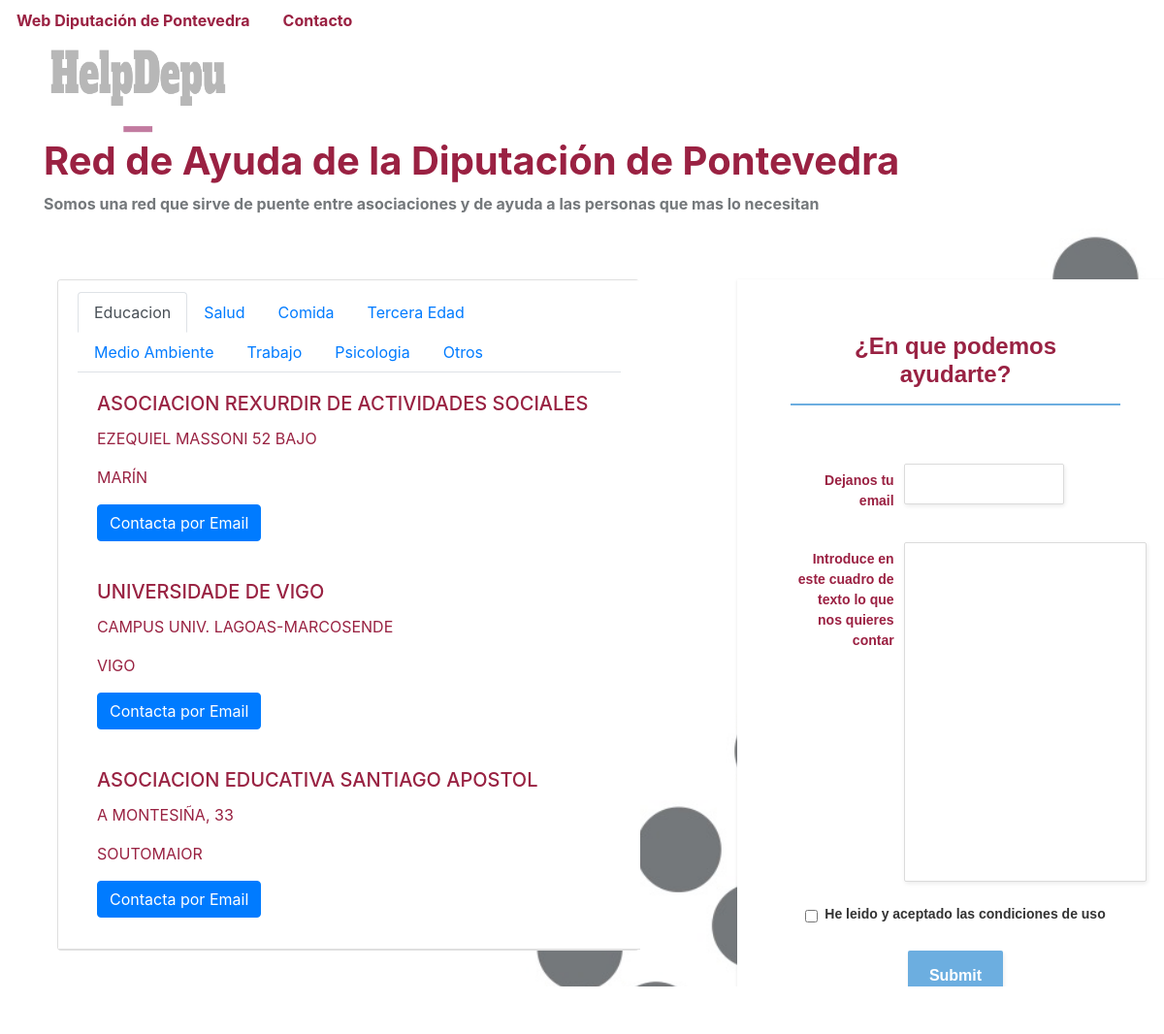
The page / on the database its author committed.
### HelpDepu/models.py (models this page shows)
class Association(models.Model):
    EntNome = models.TextField()
    EntDireccion = models.TextField()
    EntConcello = models.TextField()
    EntCp = models.TextField()
    EntProvincia = models.TextField()
    EntTelefono = models.TextField()
    EntEmail = models.TextField()
    EntCategoria = models.TextField()
    Descr = models.TextField()
    def __str__(self):
        return self.EntNome

### HelpDepu/views.py (the view)
# urls.py: path('', views.index, name='index'),
def index(request):
    latest_question_list = Association.objects.filter(EntCategoria='Educacion')[:5]
    latest_question_list_salud = Association.objects.filter(EntCategoria='Salud')[:5]
    latest_question_list_comida = Association.objects.filter(EntCategoria='Comida')[:5]
    latest_question_list_tercera = Association.objects.filter(EntCategoria='Tercera Edad')[:5]
    latest_question_list_psicology = Association.objects.filter(EntCategoria='Psicologia')[:5]
    latest_question_list_trabajo = Association.objects.filter(EntCategoria='Trabajo')[:5]
    latest_question_list_mambiente = Association.objects.filter(EntCategoria='Medio Ambiente')[:5]
    latest_question_list_otros = Association.objects.filter(EntCategoria='Otros')[:5]
    context = {'latest_question_list': latest_question_list,
     		   'latest_question_list_salud': latest_question_list_salud,
     		   'latest_question_list_comida': latest_question_list_comida,
     		   'latest_question_list_tercera': latest_question_list_tercera,
     		   'latest_question_list_psicology': latest_question_list_psicology,
     		   'latest_question_list_trabajo': latest_question_list_trabajo,
     		   'latest_question_list_mambiente': latest_question_list_mambiente,
     		   'latest_question_list_otros': latest_question_list_otros}
    print(context)
    return render(request, 'index.html', context)

### HelpDepu/templates/index.html (shortened to what this page needs)
<!DOCTYPE html>
<html>
{% load static %}
<head>
    <link rel="stylesheet" href="{% static 'bootstrap/css/bootstrap.min.css' %}">
    <link rel="stylesheet" href="{% static 'css/Article-Clean.css' %}">
    <link rel="stylesheet" href="{% static 'css/Button-Change-Text-on-Hover.css' %}">
    <link rel="stylesheet" href="{% static 'css/Footer-Basic.css' %}">
    <link rel="stylesheet" href="{% static 'css/Navigation-with-Button.css' %}">
    <link rel="stylesheet" href="{% static 'css/Pretty-Registration-Form.css' %}">
    <link rel="stylesheet" href="{% static 'css/styles.css' %}">
</head>
<body style="background: url({% static 'img/MUESTRA_manual_breve_web_page-0001.jpg' %}) top / cover no-repeat;">
<ul class="nav nav-tabs text-right" style="border-color: rgba(33,37,41,0);">
        <li class="nav-item"><a class="nav-link" style="color: rgb(154,33,66);" href="https://www.depo.gal/"><strong>Web Diputación de Pontevedra</strong></a></li>
        <li class="nav-item"><a class="nav-link" href="#" style="color: rgb(154,33,66);"><strong>Contacto</strong></a></li>
    </ul>
    <div>
        <div class="container">
            <div class="row">
                <div class="col-md-12">
                    <img src={% static 'img/unknown.png' %} width="200" height="100" align="center">
                    <h1 style="color: rgb(154,33,66);"><strong>Red de Ayuda de la Diputación de Pontevedra</strong></h1>
                    <p style="color: rgb(116,120,123);"><strong>Somos una red que sirve de puente entre asociaciones y de ayuda a las personas que mas lo necesitan</strong></p>
                </div>
            </div>
            <div class="row">
                    <div class="col-md-6" style="padding: 29px;padding-top: 50px;width: 700px;">
                        <div class="card" style="width: 600px;">
                            <div class="card-header" style="width: 600px;color: rgb(153,34,66);background: rgb(255,255,255);">
                                <ul class="nav nav-tabs" id="myTab" role="tablist">
                                    <li class="nav-item">
                                        <a class="nav-link active" id="home-tab" data-toggle="tab" href="#home" role="tab" aria-controls="home" aria-selected="true">Educacion</a>
                                    </li>
                                    <li class="nav-item">
                                        <a class="nav-link" id="salud-tab" data-toggle="tab" href="#salud" role="tab" aria-controls="salud" aria-selected="false">Salud</a>
                                    </li>
                                    <li class="nav-item">
                                        <a class="nav-link" id="comida-tab" data-toggle="tab" href="#comida" role="tab" aria-controls="comida" aria-selected="false">Comida</a>
                                    </li>
                                    <li class="nav-item">
                                        <a class="nav-link" id="tercera-tab" data-toggle="tab" href="#tercera" role="tab" aria-controls="tercera" aria-selected="false">Tercera Edad</a>
                                    </li>
                                    <li class="nav-item">
                                        <a class="nav-link" id="mambiente-tab" data-toggle="tab" href="#mambiente" role="tab" aria-controls="mambiente" aria-selected="false">Medio Ambiente</a>
                                    </li>
                                    <li class="nav-item">
                                        <a class="nav-link" id="trabajo-tab" data-toggle="tab" href="#trabajo" role="tab" aria-controls="trabajo" aria-selected="false">Trabajo</a>
                                    </li>
                                    <li class="nav-item">
                                        <a class="nav-link" id="psicology-tab" data-toggle="tab" href="#psicology" role="tab" aria-controls="psicology" aria-selected="false">Psicologia</a>
                                    </li>
                                    <li class="nav-item">
                                        <a class="nav-link" id="otros-tab" data-toggle="tab" href="#otros" role="tab" aria-controls="otros" aria-selected="false">Otros</a>
                                    </li>
                                    </ul>
                                    <div class="tab-content" id="myTabContent">
                                        <div class="tab-pane fade show active" id="home" role="tabpanel" aria-labelledby="home-tab">
                                            {% for instance in latest_question_list %}
                                            <div class="card-body">
                                                <h5 class="card-title">{{ instance.EntNome }}</h5>
                                                <p class="card-text">{{ instance.EntDireccion }}</p>
                                                <p class="card-text">{{ instance.EntConcello }}</p>
                                                <a href="mailto:{{ instance.EntEmail }}" class="btn btn-primary">Contacta por Email</a>
                                            </div>
                                            {% endfor %}
                                        </div>
                                    </div>
                                </div>
                            </div>
                        </div>
                    <div class="col-md-6">
                        <div class="row register-form">
                            <div class="col-md-8 offset-md-2">
                                <form id="formularioInicio" class="custom-form" style="width: 450px;height: 750px;background: rgb(255,255,255);" action="{% url 'results' %}" method="post">
                                    <h1 style="color: rgb(153,34,67);">¿En que podemos ayudarte?</h1>
                                    <div class="form-row form-group">
                                        <div class="col-sm-4 label-column"><label class="col-form-label" for="email-input-field" style="color: rgb(154,33,66);">Dejanos tu email</label></div>
                                        <div class="col-sm-6 input-column"><input class="form-control" type="email"></div>
                                    </div>
                                    <div class="form-row form-group">
                                        <div class="col-sm-4 label-column"><label class="col-form-label" for="text-input-field" style="color: rgb(155,32,66);">Introduce en este cuadro de texto lo que nos quieres contar</label></div>
                                        <div class="col-sm-6 input-column"><input id="input-text" name="input-text" class="form-control" type="text-area" style="height: 350px;width: 250px;"></div>
                                    </div>
                                    <div class="form-check"><input class="form-check-input" type="checkbox" id="formCheck-3"><label class="form-check-label" for="formCheck-3">He leido y aceptado las condiciones de uso</label></div><input id="btnbuscarhistoria" name="Enviar" class="btn btn-light submit-button" type="submit"></input></form>
                            </div>
                        </div>
                    </div>
                </div>
            </div>
        </div>
</body>
</html>

### HelpDepu/static/css/Pretty-Registration-Form.css (style rules this page uses)
.register-form form.custom-form { padding: 55px; box-sizing: border-box; background-color: #ffffff; box-shadow: 0 1px 3px 0 rgba(0, 0, 0, 0.1); font: bold 14px sans-serif; text-align: center; margin: 50px; color: #333; }
.register-form .custom-form h1 { display: inline-block; color: #4c565e; font-size: 24px; font-weight: bold; padding: 0 10px 15px; margin-bottom: 60px; border-bottom: 2px solid rgb(108, 174, 224); }
.register-form .custom-form .form-group { margin-bottom: 25px; }
.register-form .custom-form .label-column { text-align: right; color: #5F5F5F; }
.register-form .custom-form .input-column { color: #5f5f5f; text-align: left; }
.register-form .custom-form .input-column input { color: #5f5f5f; box-shadow: 1px 2px 4px 0 rgba(0, 0, 0, 0.08); padding: 12px; border: 1px solid #dbdbdb; border-radius: 2px; height: 42px; }
.register-form .custom-form .submit-button { border-radius: 2px; background: #6caee0; color: #ffffff; font-weight: bold; box-shadow: 1px 2px 4px 0 rgba(0, 0, 0, 0.08); padding: 14px 22px; border: 0; margin: 30px; outline: none; }

### rows shown on the page
Association: EntNome "ASOCIACION REXURDIR DE ACTIVIDADES SOCIALES", EntDireccion "EZEQUIEL MASSONI 52 BAJO", EntConcello "MARÍN"
Association: EntNome "UNIVERSIDADE DE VIGO", EntDireccion "CAMPUS UNIV. LAGOAS-MARCOSENDE", EntConcello "VIGO"
Association: EntNome "ASOCIACION EDUCATIVA SANTIAGO APOSTOL", EntDireccion "A MONTESIÑA, 33", EntConcello "SOUTOMAIOR"
